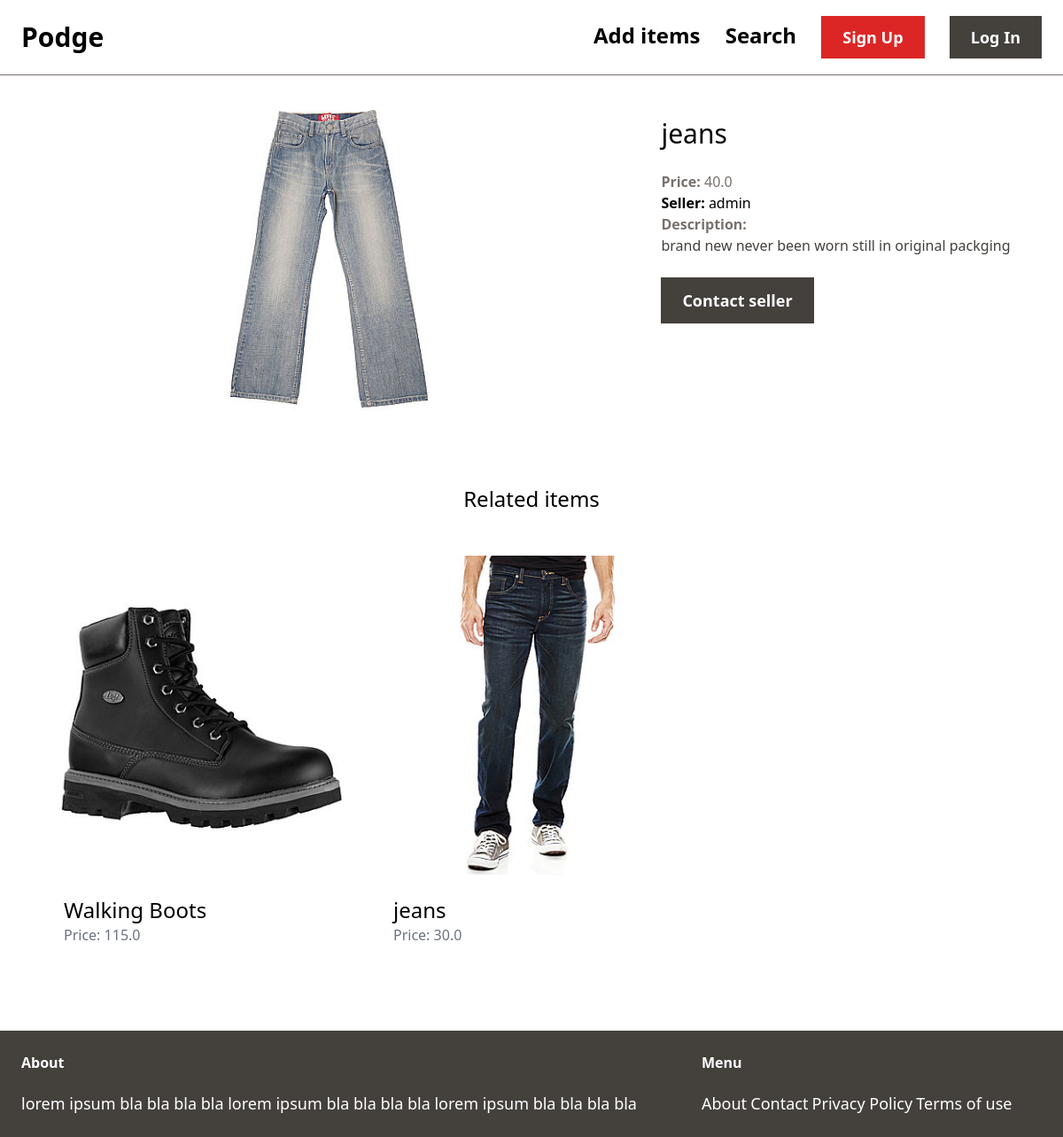
/items/6/, run on an earlier commit of the app's database.
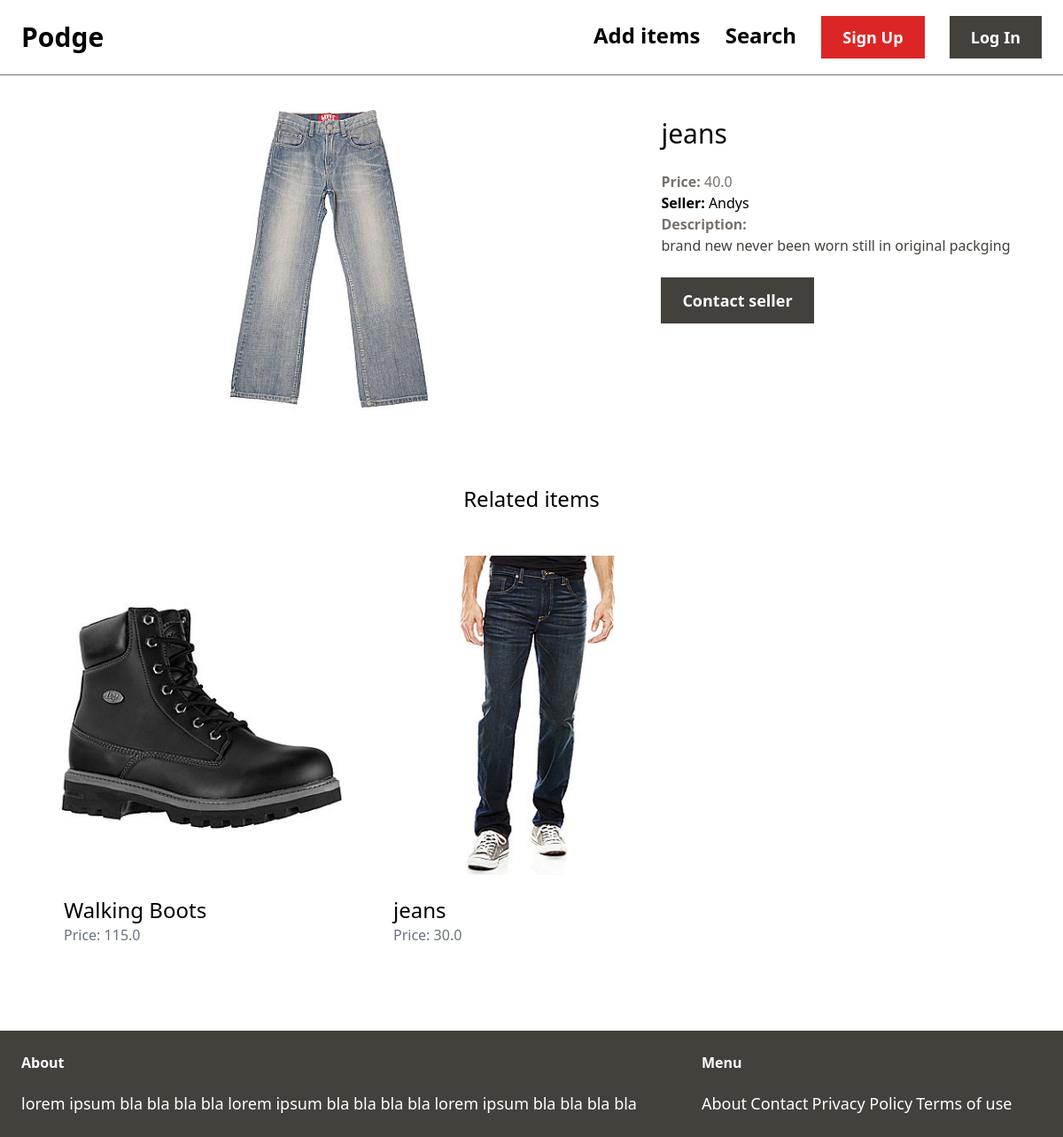
And on a later commit of the database.
### item/models.py (models this page shows, shortened)
class Item(models.Model):
    category = models.ForeignKey(Category, related_name='items', on_delete=models.CASCADE)
    name = models.CharField(max_length=255)
    description = models.TextField(blank=True, null=True)
    price = models.FloatField()
    image = models.ImageField(upload_to='item_images', blank=True, null=True)
    is_sold = models.BooleanField(default=False)
    created_by = models.ForeignKey(User, related_name='items', on_delete=models.CASCADE)
    created_at = models.DateTimeField(auto_now_add=True)

### item/views.py (the view)
# urls.py: path('<int:pk>/', views.detail, name='detail'),
def detail(request, pk):
    item = get_object_or_404(Item, pk=pk)
    related_items = Item.objects.filter(category=item.category, is_sold=False).exclude(pk=pk)[0:3]
    return render(request, 'item/detail.html', {
        'item': item,
        'related_items': related_items,
    })

### item/templates/item/detail.html (shortened to what this page needs)
{% extends 'home/base.html' %}
{% block content %}
<div class="grid grid-cols-5 gap-3">
    <div class="col-span-3">
        <img src="{{ item.image.url }}" class="px-40">
    </div>
    <div class="col-span-2 p-6">
        <h1 class="mb-6 text-3xl">{{ item.name }}</h1>
        <p class="text-stone-500"><strong>Price: </strong>{{ item.price }}</p>
        <p class="text=stoney-500"><strong>Seller: </strong>{{ item.created_by.username }}</p>
        {% if item.description %}
            <p class="text-stone-700">
                <strong class="text-stone-500">Description:</strong><br>
                {{ item.description }}
            </p>
        {% endif %}
        {% if request.user == item.created_by %}
        <div class="mt-6 p-6 bg-white rounded=xl">
            <p>This is your item</p>
            <a href="{% url 'item:edit' item.id %}" class="inline-block mt-6 px-4 py-2 text-lg font-semibold bg-stone-700 text-white ">Edit</a>
            <a href="{% url 'item:delete' item.id%}" class="inline-block mt-6 px-4 py-2 text-lg font-semibold bg-red-600 text-white ">Delete</a>
        </div>
        {% else %}
            <a href="{% url 'conversation:new' item.id %}" class="inline-block mt-6 px-6 py-3 text-lg font-semibold bg-stone-700 text-white hover:bg-stone-500">Contact seller</a>
        {% endif %}
        </div>
</div>
<div class="mt-6 px-6 py-12">
    <h2 class="mb-12 text-2xl text-center">Related items</h2>
    <div class="grid grid-cols-3 gap-3">
        {% for item in related_items %}
            <div>
                <a href="{% url 'item:detail' item.id %}">
                    <div>
                        <img src="{{ item.image.url }}" class="">
                    </div>
                    <div class="p-6 bg-white rounded-b-xl">
                        <h2 class="text-2xl">{{ item.name }}</h2>
                        <p class="text-gray-500">Price: {{ item.price }}</p>
                    </div>
                </a>
            </div>
        {% endfor %}
    </div>
</div>
{% endblock %}

What changed in the data, as far as the page shows it:
changed Item "brand new never been worn still in original packging": created_by.username "admin" → "Andys"
